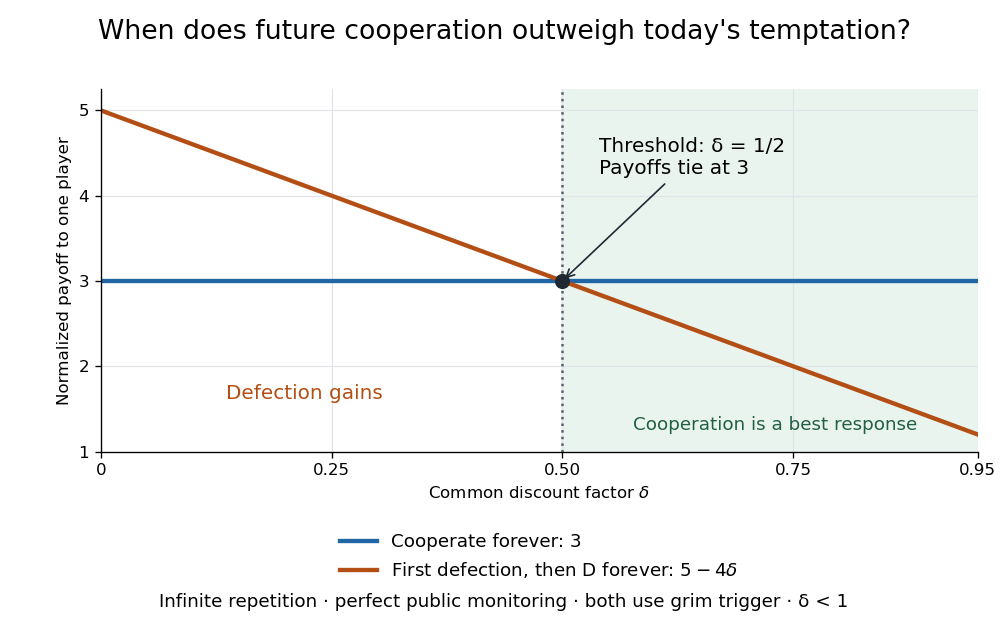

Here is the Python script that generated this plot:
"""Draw repeated-prisoners-dilemma-discount-threshold.png in the current directory.

Original diagram; tested with Python 3.14.4, NumPy 2.3.5 and Matplotlib 3.10.7.
Run from _media: MPLCONFIGDIR=/tmp/codex-wiki-batch70-mpl python ../repeated-prisoners-dilemma-discount-threshold.py
"""

import matplotlib

matplotlib.use("Agg")

import matplotlib.pyplot as plt
import numpy as np


def main():
    delta = np.linspace(0, .95, 381)
    fig, ax = plt.subplots(figsize=(8.4, 5.3), facecolor="white")
    ax.set_facecolor("white")
    ax.axvspan(.5, .95, color="#e9f4ee", zorder=0)
    ax.plot(delta, np.full_like(delta, 3), color="#2166a5", lw=2.6,
            label="Cooperate forever: 3")
    ax.plot(delta, 5 - 4 * delta, color="#b34e14", lw=2.6,
            label=r"First defection, then D forever: $5-4\delta$")
    ax.axvline(.5, color="#56616e", linestyle=":", lw=1.5)
    ax.scatter([.5], [3], s=65, color="#202933", zorder=5)
    ax.annotate("Threshold: δ = 1/2\nPayoffs tie at 3", (.5, 3), xytext=(.54, 4.25),
                fontsize=12, arrowprops={"arrowstyle": "->", "color": "#202933"})
    ax.text(.22, 1.62, "Defection gains", ha="center", fontsize=12, color="#b34e14")
    ax.text(.73, 1.25, "Cooperation is a best response", ha="center", fontsize=11,
            color="#226044")
    ax.set(xlim=(0, .95), ylim=(1, 5.25), xlabel=r"Common discount factor $\delta$",
           ylabel="Normalized payoff to one player")
    ax.set_xticks([0, .25, .5, .75, .95], ["0", "0.25", "0.50", "0.75", "0.95"])
    ax.set_yticks([1, 2, 3, 4, 5])
    ax.spines[["top", "right"]].set_visible(False)
    ax.grid(color="#e0e4e9", lw=.7)
    ax.legend(loc="upper center", bbox_to_anchor=(.5, -.18), frameon=False, fontsize=11)
    fig.suptitle("When does future cooperation outweigh today's temptation?", fontsize=16, y=.97)
    fig.text(.5, .045, "Infinite repetition · perfect public monitoring · both use grim trigger · δ < 1",
             ha="center", fontsize=11)
    fig.subplots_adjust(left=.10, right=.97, bottom=.29, top=.86)
    fig.savefig("repeated-prisoners-dilemma-discount-threshold.png", dpi=120,
                facecolor="white", transparent=False)
    plt.close(fig)


if __name__ == "__main__":
    main()
